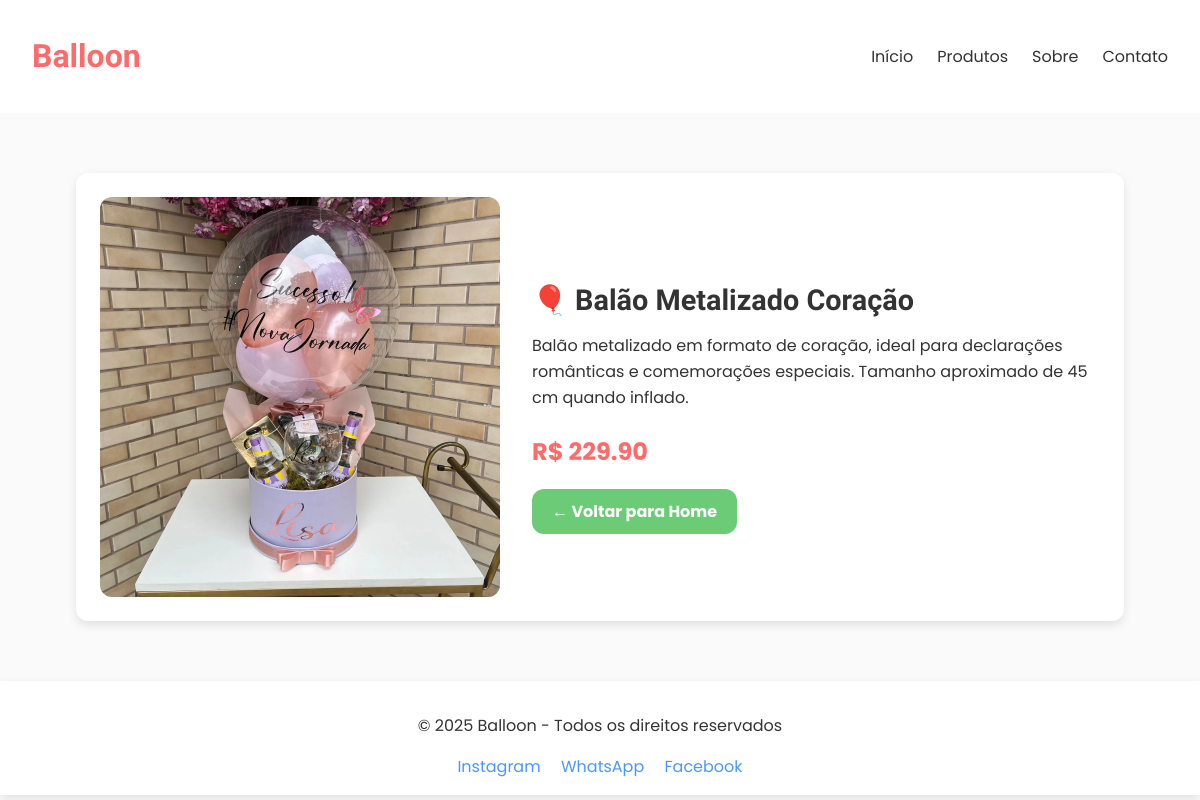
/detalhe_produto/1/, run on the app's committed database.
### presente/models.py (models this page shows, shortened)
class Produto(models.Model):
    nome = models.CharField(max_length=50)
    descricao = models.TextField()
    preco = models.DecimalField( max_digits=8, decimal_places=2)
    imagem = models.ImageField(upload_to='produtos/')
    categoria = models.ForeignKey(Categoria, on_delete=models.CASCADE)

### presente/views.py (the view)
# urls.py: path('detalhe_produto/<int:id>/', views.produtos, name='detalhe_produto'),
def produtos(request, id):
    produto = Produto.objects.get(id=id)
    return render(request, 'presente/pages/detalhe_produto.html', context={
        'produto' : produto
    })

### presente/templates/presente/pages/detalhe_produto.html
{% extends "global/base.html" %}
{% load static %}
{% block conteudo_pagina %}
<section class="detalhe-produto">
  <div class="card-produto-detalhe">
    <div class="imagem-produto">
      <img src="{{ produto.imagem.url }}" alt="{{ produto.nome }}">
    </div>
    <div class="info-produto">
      <h1>{{ produto.nome }}</h1>
      <p class="descricao">{{ produto.descricao }}</p>
      <p class="preco">R$ {{ produto.preco }}</p>
      <a href="{% url 'presente:home' %}" class="botao-voltar">← Voltar para Home</a>
    </div>
  </div>
</section>
{% endblock conteudo_pagina %}

### presente/static/presente/css/style.css (style rules this page uses)
:root { --cor-primaria: #4D96FF; --cor-secundaria: #6BCB77; --cor-terciaria: #FFD93D; --cor-fundo: #FAFAFA; --cor-texto: #333; --cor-contraste: #FF6B6B; --fonte-titulo: 'Baloo 2', cursive; --fonte-texto: 'Poppins', sans-serif; --borda: 12px; --sombra: 0 4px 10px rgba(0,0,0,0.1); }
body { margin: 0; font-family: var(--fonte-texto); background-color: var(--cor-fundo); color: var(--cor-texto); }
a { text-decoration: none; color: inherit; }
.detalhe-produto { display: flex; justify-content: center; align-items: center; padding: 60px 20px; background-color: var(--cor-fundo); }
.card-produto-detalhe { background-color: white; border-radius: var(--borda); box-shadow: var(--sombra); padding: 24px; max-width: 1000px; display: flex; gap: 32px; flex-wrap: wrap; align-items: center; justify-content: center; }
.imagem-produto { flex: 1; max-width: 400px; display: flex; justify-content: center; align-items: center; }
.imagem-produto img { width: 100%; border-radius: var(--borda); object-fit: cover; }
.info-produto { flex: 1; min-width: 300px; text-align: left; }
.info-produto h1 { font-family: var(--fonte-titulo); margin-bottom: 16px; font-size: 1.8rem; }
.info-produto .descricao { margin-bottom: 20px; line-height: 1.6; }
.info-produto .preco { font-size: 1.5rem; color: var(--cor-contraste); font-weight: bold; margin-bottom: 20px; }
.botao-voltar { display: inline-block; background-color: var(--cor-secundaria); color: white; padding: 10px 20px; border-radius: var(--borda); text-decoration: none; font-weight: bold; transition: background-color 0.3s ease; }

### data on the page
Produto: imagem (picture), nome "🎈 Balão Metalizado Coração", descricao "Balão metalizado em formato de coração, ideal para declarações românticas e comemorações especiais. Tamanho aproximado de 45 cm quando inflado.", preco "229.90"
